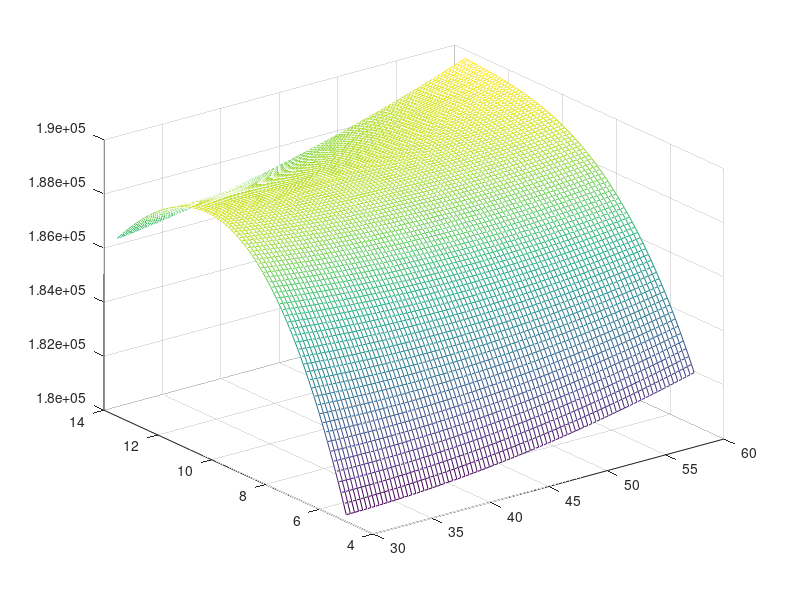

Recreate this plot in MATLAB.
x = 30:0.35:60; y = 5:0.1:13.5;
[x,y] = meshgrid(x,y);
z = 140928 + 212.558 .* x + 1.84306 .* x .^ 2 + 11773.6 .* y - 780.184 .* y .^ 2 + 11.7911 .* y .^ 3 - 89.2628 .* x .* y + 5.12307 .* x .* y .^ 2;
figure
mesh (x,y,z);
